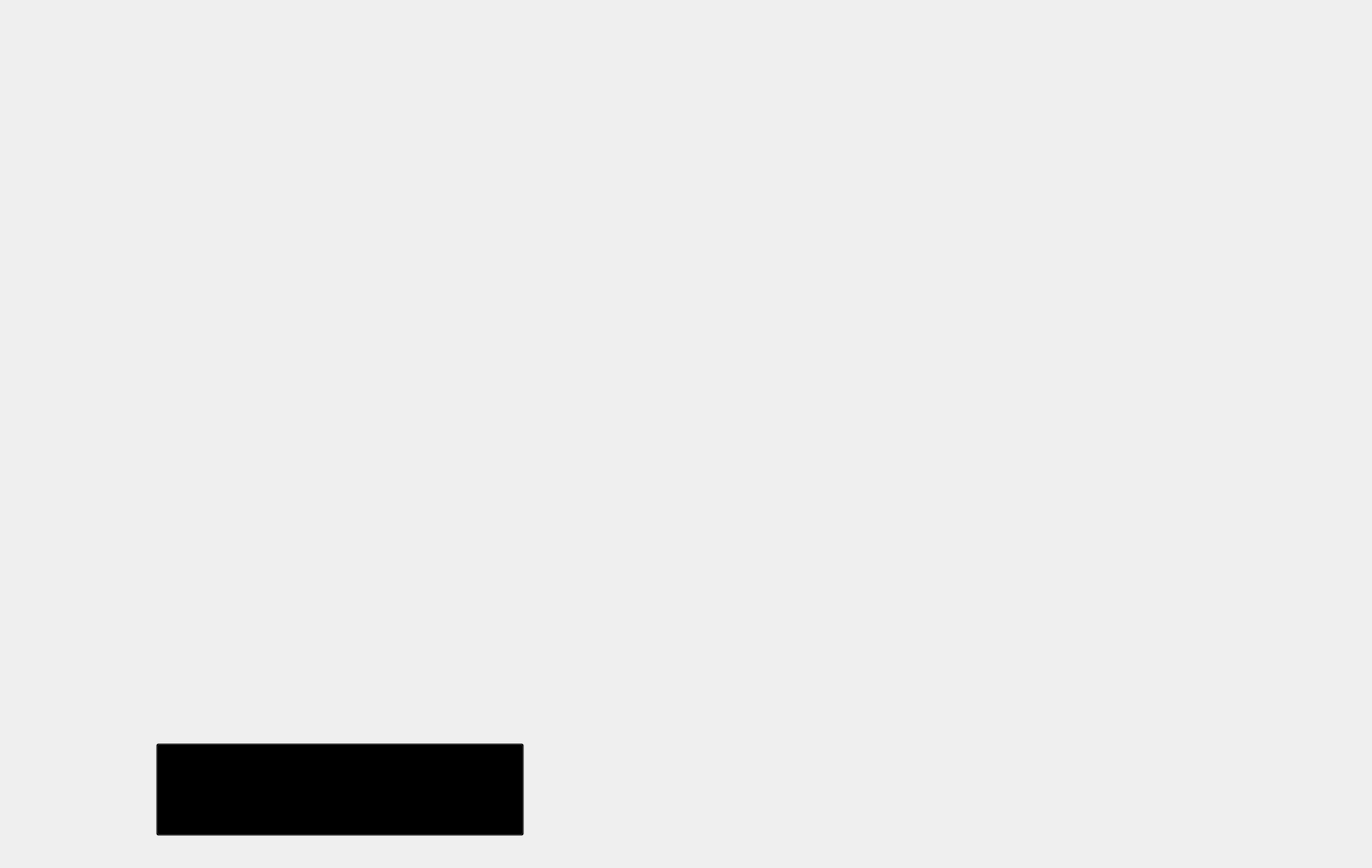
<?xml version="1.0" encoding="UTF-8"?>
<ui version="4.0">
 <class>SenyaSabi</class>
 <widget class="QMainWindow" name="SenyaSabi">
  <property name="geometry">
   <rect>
    <x>0</x>
    <y>0</y>
    <width>1495</width>
    <height>946</height>
   </rect>
  </property>
  <property name="windowTitle">
   <string>MainWindow</string>
  </property>
  <widget class="QWidget" name="centralwidget">
   <widget class="QLabel" name="label">
    <property name="geometry">
     <rect>
      <x>0</x>
      <y>0</y>
      <width>1920</width>
      <height>1080</height>
     </rect>
    </property>
    <property name="minimumSize">
     <size>
      <width>1920</width>
      <height>1080</height>
     </size>
    </property>
    <property name="text">
     <string/>
    </property>
    <property name="pixmap">
     <pixmap>resources/img/Frame 6.png</pixmap>
    </property>
    <property name="scaledContents">
     <bool>true</bool>
    </property>
    <property name="bg img" stdset="0">
     <string/>
    </property>
   </widget>
   <widget class="QPushButton" name="startButton">
    <property name="geometry">
     <rect>
      <x>170</x>
      <y>810</y>
      <width>401</width>
      <height>101</height>
     </rect>
    </property>
    <property name="styleSheet">
     <string notr="true">background:transparent;</string>
    </property>
    <property name="text">
     <string/>
    </property>
   </widget>
  </widget>
 </widget>
 <resources/>
 <connections/>
</ui>
